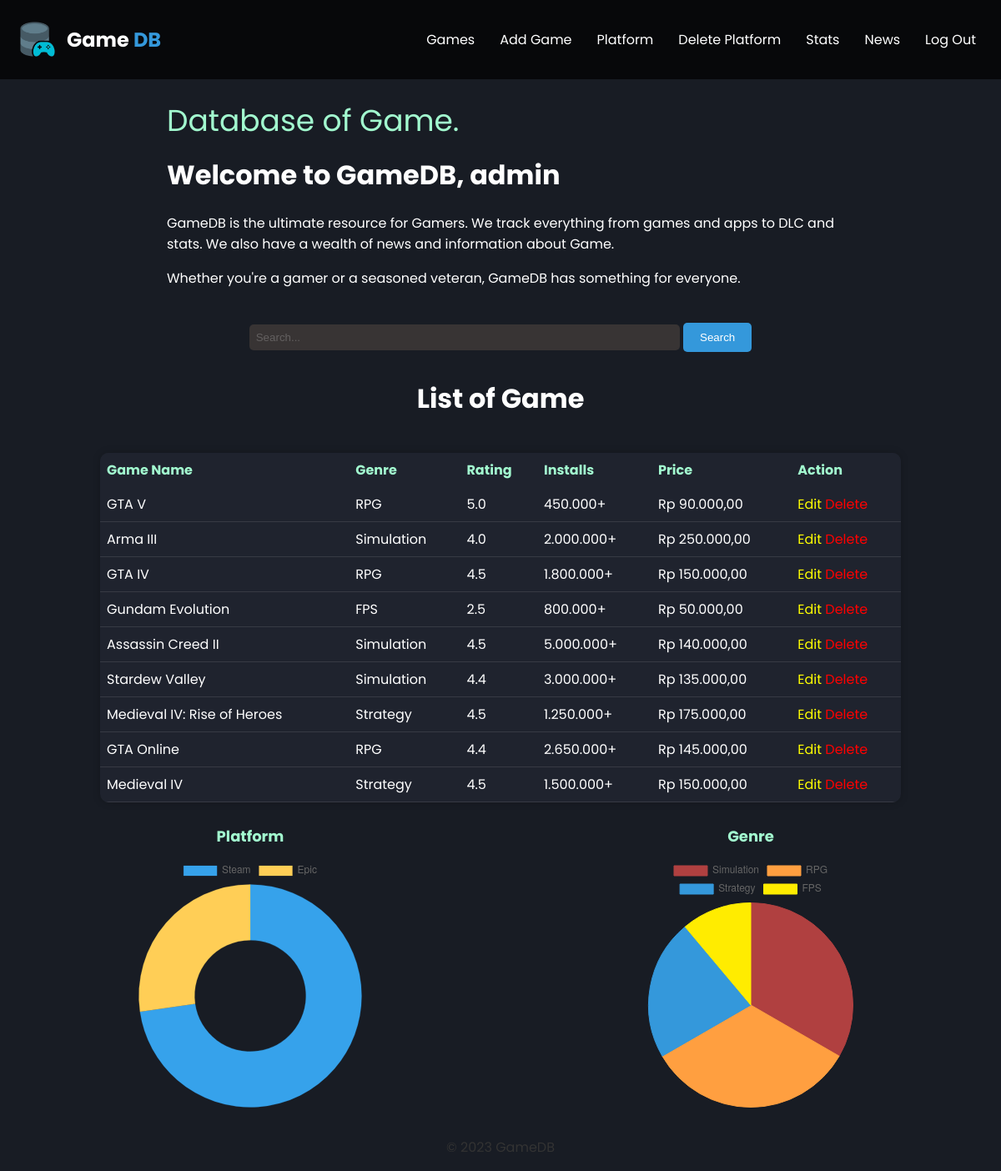
Screenshot of /admin/panel.php (signed in) with the database file from the repository.
### tables this page shows
CREATE TABLE `user` (
  `id_user` int NOT NULL,
  `username` varchar(255) NOT NULL,
  `password` varchar(255) NOT NULL,
  `nama_user` varchar(255) NOT NULL,
  `role_user` varchar(255) NOT NULL
);

CREATE TABLE `app_detail` (
  `id_app` int NOT NULL,
  `app_name` varchar(225) NOT NULL,
  `genre` varchar(225) NOT NULL,
  `rating` int NOT NULL,
  `installs` int NOT NULL,
  `price` int NOT NULL
);

### admin/panel.php (the view, shortened to what this page needs)
<?php
include "../connection.php";
function price($price)
{
    $formattedprice = "Rp " . number_format($price, 2, ',', '.');
    return $formattedprice;
}
function install($installs)
{
    $formattedinstalls = number_format($installs, 0, '.', '.');
    return $formattedinstalls;
}
function rating($rating)
{
    $formattedrating = number_format($rating / 10, 1);
    return $formattedrating;
}
$platform_name = mysqli_query($conn, "SELECT platform_name, id_platform FROM platform ORDER BY id_platform ASC");
$platform = mysqli_query($conn, "SELECT platform_name, COUNT(app_detail.id_app) AS app_count FROM platform LEFT JOIN app_platform ON platform.id_platform = app_platform.id_platform LEFT JOIN app_detail ON app_platform.id_app = app_detail.id_app GROUP BY platform.platform_name, platform.id_platform ORDER BY platform.id_platform ASC;");
$genre_data_result = mysqli_query($conn, "SELECT genre, COUNT(id_app) AS game_count FROM app_detail GROUP BY genre ORDER BY game_count DESC");
$genre_data = array();
while ($row = mysqli_fetch_assoc($genre_data_result)) {
    $genre_data[] = $row;
}
?>
<!DOCTYPE html>
<html lang="en">
<head>
    <link rel="stylesheet" href="../src/panel.css">
</head>
<body>
    <div class="container-hero">
        <nav>
            <div class="logo">
                <img src="../img/game-data.png" alt="logo">
                <h1>Game&nbsp;<h1 class="blue-text">DB</h1></h1>
            </div>
            <ul>
                <li><a href="panel.php">Games</a></li>
                <li><a href="insertApp.php">Add Game</a></li>
                <li><a href="insertConn.php">Platform</a></li>
                <li><a href="deleteConn.php">Delete Platform</a></li>
                <li><a href="#container-chart">Stats</a></li>
                <li><a href="https://sea.ign.com/" target="_blank">News</a></li>
                <li><a href="../logout.php">Log Out</a></li>
            </ul>
        </nav>
    </div>
    <div class="container-content">
        <div class="title">
            <div class="subtitle">
                Database of Game.
            </div>
            <?php
            $sessionID = $_SESSION['id'];
            $namaUser = "SELECT nama_user FROM user WHERE id_user = '$sessionID'";
            $resultUser = $conn->query($namaUser);
            if ($resultUser->num_rows > 0) {
                while ($row = $resultUser->fetch_assoc()) {
                    $nama = $row["nama_user"];
                }
            }
            ?>
            <h1 class="white-text">Welcome to GameDB, <?php echo $nama ?></h1>
            <p class="white-text">GameDB is the ultimate resource for Gamers. We track everything from games and apps to DLC and stats. We also have a wealth of news and information about Game.</p>
            <p class="white-text">Whether you're a gamer or a seasoned veteran, GameDB has something for everyone.</p>
        </div>
        <div class="search-container">
            <form class="form-search" action='<?php $_SERVER['PHP_SELF']; ?>' method="GET">
                <input type="text" id="search" class="search-input" placeholder="Search..." name="search">
                <button type="submit" class="search-button" style="background-color: #3498db; color: white; padding: 10px 20px; border: none; border-radius: 5px; cursor: pointer;" name="submit-search">Search</button>
            </form>
        </div>
        <h1 class="white-text">List of Game</h1>
        <table>
            <thead>
                <tr>
                    <th>Game Name</th>
                    <th>Genre</th>
                    <th>Rating</th>
                    <th>Installs</th>
                    <th>Price</th>
                    <th>Action</th>
                </tr>
            </thead>
            <tbody>
                <?php
                $sql = "SELECT * FROM app_detail";
                $result = $conn->query($sql);
                if ($result->num_rows > 0) {
                    while ($row = $result->fetch_assoc()) {
                        echo "<tr>";
                        echo "<td>" . $row['app_name'] . "</td>";
                        echo "<td>" . $row['genre'] . "</td>";
                        echo "<td>" . rating($row['rating']) . "</td>";
                        echo "<td>" . install($row['installs']) . "+" . "</td>";
                        echo "<td>" . price($row['price']) . "</td>";
                        echo "<td> <a href='update.php?id=$row[id_app] . 'style='color: #FFFF00; text-decoration:none;'>Edit</a>
                            <a href='deleteAll.php?del=$row[id_app] . 'style='color: red; text-decoration:none;'>Delete</a></td>
                            </tr>";
                    }
                } else {
                    echo "<tr><td colspan='5'>No data available</td></tr>";
                }
                ?>
            </tbody>
        </table>
    </div>
    <div class="container-for-chart" style="display: flex; flex-direction: row; justify-content: space-around;">
        <div class="container-chart" id="container-chart">
            <h1 style="display: flex; justify-content: space-around; align-items: center; font-weight: bold; font-size: 18px; text-align: center;color: #A2FACF;">Platform</h1>
            <canvas id="myChart" width="500" height="500"></canvas>
        </div>
        <div class="container-chart">
            <h1 style="display: flex; justify-content: space-around; align-items: center; font-weight: bold; font-size: 18px; text-align: center;color: #A2FACF;">Genre</h1>
            <canvas id="myChart2" width="500" height="500"></canvas>
        </div>
    </div>
    <footer>
        <p>&copy; 2023 GameDB</p>
    </footer>
</body>
<script>
    document.addEventListener("DOMContentLoaded", function() {
        setTimeout(function() {
            var ctx = document.getElementById("myChart");
            var myChart = new Chart(ctx, {
                type: 'doughnut',
                data: {
                    labels: [<?php while ($b = mysqli_fetch_array($platform_name)) { echo '"' . $b['platform_name'] . '",';}?>],
                    datasets: [{
                        label: '# of Votes',
                        data: [<?php while ($p = mysqli_fetch_array($platform)) { echo '"' . $p['app_count'] . '",';}?>],
                        backgroundColor: [
                            'rgba(54, 162, 235, 1)',
                            'rgba(255, 206, 86, 1)',
                        ],
                        borderColor: [
                            'rgba(54, 162, 235, 0.2)',
                            'rgba(255, 206, 86, 0.2)',
                        ],
                        borderWidth: 1
                    }]
                },
            });
        }, 1000);
    });
    document.addEventListener("DOMContentLoaded", function () {
                setTimeout(function () {
                    var ctx = document.getElementById("myChart2");
                    var myChart = new Chart(ctx, {
                        type: 'pie',
                        data: {
                            labels: [<?php foreach ($genre_data as $g) { echo '"' . $g['genre'] . '",'; } ?>],
                            datasets: [{
                                data: [<?php foreach ($genre_data as $g) { echo '"' . $g['game_count'] . '",'; } ?>],
                                backgroundColor: [
                                    'rgba(176, 64, 64, 1)',
                                    'rgba(255, 159, 64, 1)',
                                    'rgba(52, 152, 219, 1)',
                                    'rgba(255, 236, 0, 1)',
                                ],
                                borderColor: [
                                    'rgba(176, 64, 64, 1)',
                                    'rgba(255, 159, 64, 1)',
                                    'rgba(52, 152, 219, 1)',
                                    'rgba(255, 236, 0, 1)',
                                ],
                                borderWidth: 1
                            }]
                        },
                    });
                }, 1000);
            });
    document.querySelector('a[href="#container-chart"]').addEventListener('click', function(e) {
        e.preventDefault();
        document.querySelector('#container-chart').scrollIntoView({ behavior: 'smooth', block: 'start' });
    });
</script>
</html>

### src/panel.css (style rules this page uses)
body { font-family: 'Poppins', sans-serif; align-items: center; background-color: #181c24; margin: 0; }
.container-hero { position: relative; }
.container-chart { width: 100%; margin: 15px auto; }
nav { width: 100%; background-color: rgba(0, 0, 0, 0.7); color: #fff; display: flex; justify-content: space-between; align-items: center; padding: 10px 20px; margin-top: 0; position: fixed; top: 0; left: 0; right: 0; z-index: 1000; height: auto; }
nav .logo { display: flex; align-items: center; }
nav img { max-width: 100%; height: 50px; margin-right: 10px; }
nav ul { list-style: none; margin: 0; padding: 0; display: flex; margin-right: 20px; }
nav li { margin-right: 20px; padding-right: 10px; }
nav a { text-decoration: none; color: #fff; }
.container-content { display: flex; flex-direction: column; align-items: center; justify-content: center; margin-top: 100px; }
.title { width: 800px; padding-top: 25px; padding-bottom: 25px; }
.subtitle { font-size: 36px; line-height: 39.60px; word-wrap: break-word; color: #A2FACF; }
.blue-text { color: #3498db; }
.white-text { color: #fff; }
.search-container { margin-bottom: 10px; }
.search-input { color: #fff; background-color: #383434; padding: 8px; border: none; border-radius: 5px; width: 500px; }
.search-input::placeholder { color: #ffffff38; }
table { font-family: 'Poppins', sans-serif; background-color: #1f232e; color: #fff; border-collapse: collapse; width: 80%; margin-top: 20px; border-radius: 10px; overflow: hidden; box-shadow: 0 0 10px rgba(0, 0, 0, 0.2); }
th, td { border-bottom: 1px solid #ffffff1b; text-align: left; padding: 8px; }
th { background-color: #1f232e; border: none; color: #A2FACF; }
td { color: #fff; }
footer { text-align: center; color: #333; margin-top: 20px; }

### admin/panel.php (style rules this page uses)
.container-content { animation: slideInFromBottom 1s ease-in-out; }
.container-chart { width: 25%; margin: 15px auto; }

### rows the page displays
user: nama_user "admin"
app_detail: app_name "GTA V", genre "RPG", rating "5.0", installs "450.000", price "Rp 90.000,00"
app_detail: app_name "Arma III", genre "Simulation", rating "4.0", installs "2.000.000", price "Rp 250.000,00"
app_detail: app_name "GTA IV", genre "RPG", rating "4.5", installs "1.800.000", price "Rp 150.000,00"
app_detail: app_name "Gundam Evolution", genre "FPS", rating "2.5", installs "800.000", price "Rp 50.000,00"
app_detail: app_name "Assassin Creed II", genre "Simulation", rating "4.5", installs "5.000.000", price "Rp 140.000,00"
app_detail: app_name "Stardew Valley", genre "Simulation", rating "4.4", installs "3.000.000", price "Rp 135.000,00"
app_detail: app_name "Medieval IV: Rise of Heroes", genre "Strategy", rating "4.5", installs "1.250.000", price "Rp 175.000,00"
app_detail: app_name "GTA Online", genre "RPG", rating "4.4", installs "2.650.000", price "Rp 145.000,00"
app_detail: app_name "Medieval IV", genre "Strategy", rating "4.5", installs "1.500.000", price "Rp 150.000,00"

### other values shown
chart data {{ $b['platform_name'] }} Steam, Epic
chart data {{ $p['app_count'] }} 8, 3
chart data {{ $g['genre'] }} Simulation, RPG, Strategy, FPS
chart data {{ $g['game_count'] }} 3, 3, 2, 1
